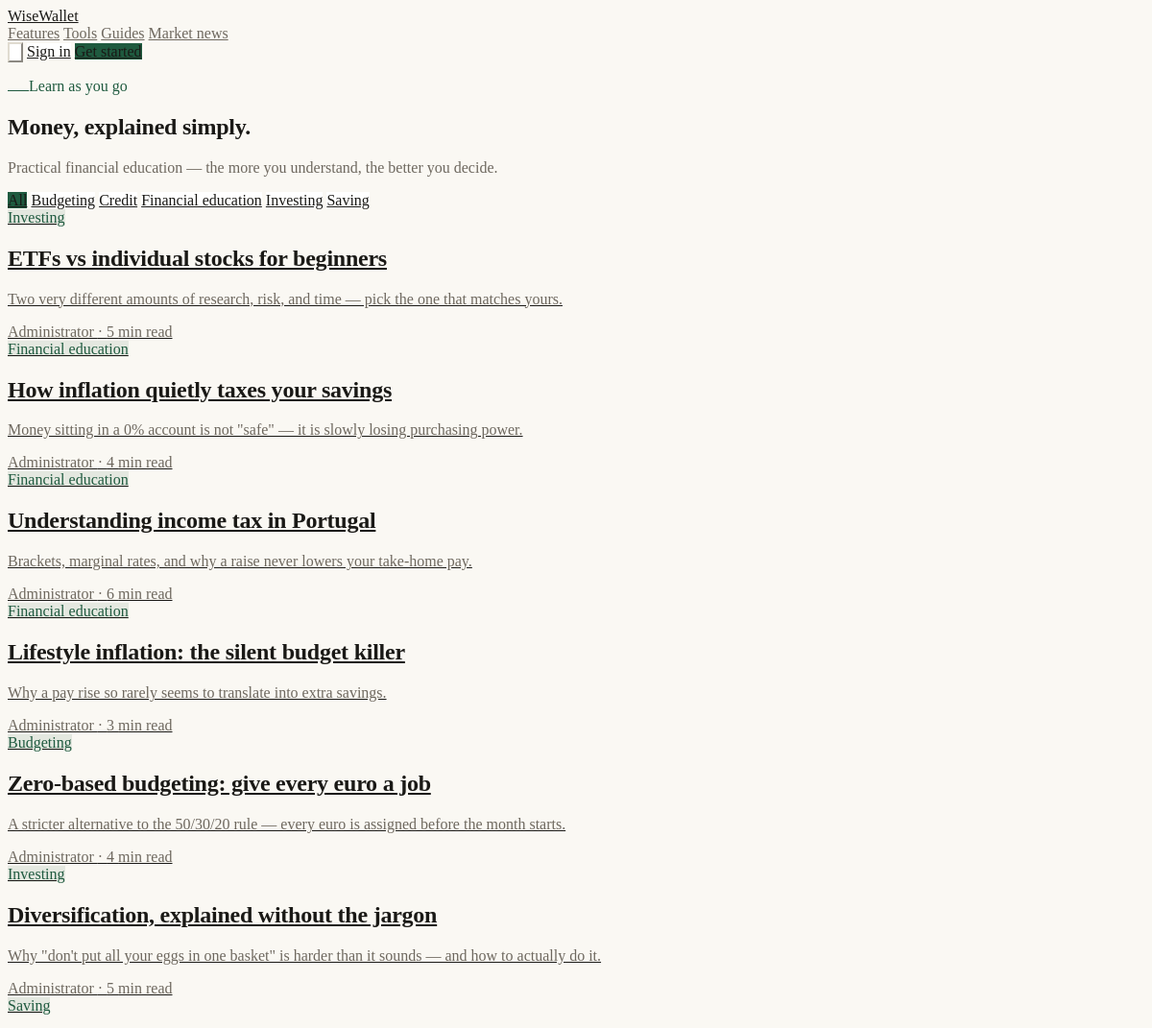
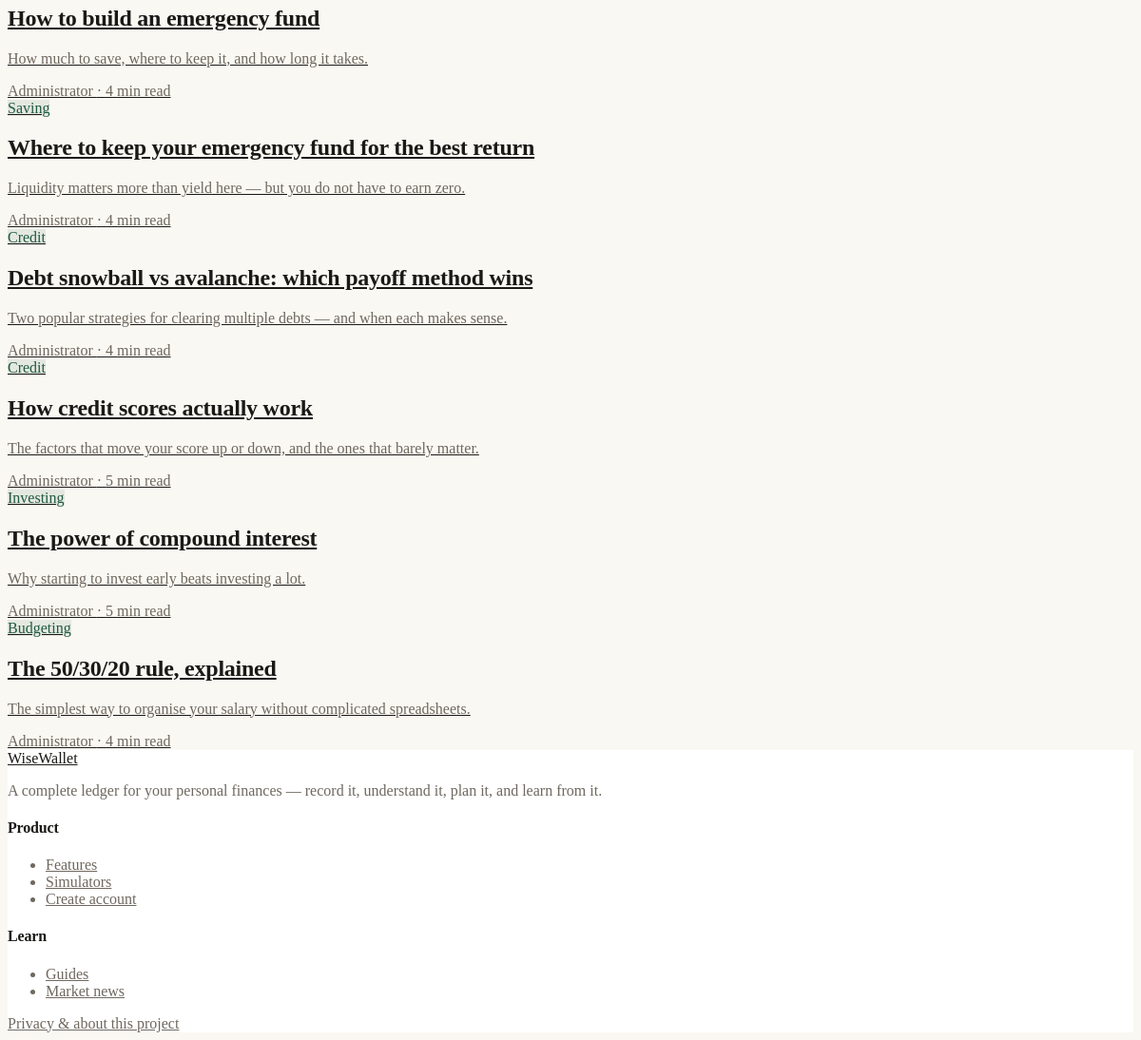
Page /blog on the committed database (2 pictures, top to bottom).
### tables this page shows
CREATE TABLE `article_categories` (
  `id`         INT UNSIGNED NOT NULL AUTO_INCREMENT,
  `name`       VARCHAR(80) NOT NULL,
  `slug`       VARCHAR(100) NOT NULL,
  `created_at` DATETIME NOT NULL DEFAULT CURRENT_TIMESTAMP,
  PRIMARY KEY (`id`),
  UNIQUE KEY `uq_artcat_slug` (`slug`)
);

CREATE TABLE `articles` (
  `id`               INT UNSIGNED NOT NULL AUTO_INCREMENT,
  `author_id`        INT UNSIGNED NULL,
  `category_id`      INT UNSIGNED NULL,
  `slug`             VARCHAR(190) NOT NULL,
  `title`            VARCHAR(200) NOT NULL,
  `excerpt`          VARCHAR(300) NOT NULL DEFAULT '',
  `body`             MEDIUMTEXT NOT NULL,
  `cover_image`      VARCHAR(255) NULL,
  `status`           ENUM('draft','published') NOT NULL DEFAULT 'published',
  `reading_minutes`  INT NOT NULL DEFAULT 5,
  `views`            INT NOT NULL DEFAULT 0,
  `published_at`     DATETIME NULL,
  `created_at`       DATETIME NOT NULL DEFAULT CURRENT_TIMESTAMP,
  `updated_at`       TIMESTAMP NOT NULL DEFAULT CURRENT_TIMESTAMP ON UPDATE CURRENT_TIMESTAMP,
  PRIMARY KEY (`id`),
  UNIQUE KEY `uq_articles_slug` (`slug`),
  KEY `idx_articles_status` (`status`,`published_at`),
  CONSTRAINT `fk_articles_author` FOREIGN KEY (`author_id`) REFERENCES `users`(`id`) ON DELETE SET NULL,
  CONSTRAINT `fk_articles_cat` FOREIGN KEY (`category_id`) REFERENCES `article_categories`(`id`) ON DELETE SET NULL
);

CREATE TABLE `users` (
  `id`            INT UNSIGNED NOT NULL AUTO_INCREMENT,
  `name`          VARCHAR(120) NOT NULL,
  `email`         VARCHAR(190) NOT NULL,
  `password_hash` VARCHAR(255) NOT NULL,
  `role`          ENUM('user','admin') NOT NULL DEFAULT 'user',
  `currency`      CHAR(3) NOT NULL DEFAULT 'EUR',
  `theme`         ENUM('dark','light') NOT NULL DEFAULT 'light',
  `privacy_mode`  TINYINT(1) NOT NULL DEFAULT 0,
  `email_notifications` TINYINT(1) NOT NULL DEFAULT 1,
  `points`        INT NOT NULL DEFAULT 0,
  `is_active`     TINYINT(1) NOT NULL DEFAULT 1,
  `last_login_at` DATETIME NULL,
  `totp_secret`   VARCHAR(64) NULL,
  `totp_enabled`  TINYINT(1) NOT NULL DEFAULT 0,
  `locked_until`  DATETIME NULL,
  `created_at`    DATETIME NOT NULL DEFAULT CURRENT_TIMESTAMP,
  `updated_at`    TIMESTAMP NOT NULL DEFAULT CURRENT_TIMESTAMP ON UPDATE CURRENT_TIMESTAMP,
  PRIMARY KEY (`id`),
  UNIQUE KEY `uq_users_email` (`email`)
);

### app/Security/Auth.php (called while the page is built, shortened)
<?php
final class Auth
{
    public static function check(): bool
    {
        return isset($_SESSION['user_id']);
    }
}

### app/helpers.php (called while the page is built, shortened)
<?php
function e($value): string
{
    return htmlspecialchars((string) ($value ?? ''), ENT_QUOTES | ENT_SUBSTITUTE, 'UTF-8');
}
function asset(string $path): string
{
    $full = WW_PUBLIC . $path;
    $v = is_file($full) ? (string) filemtime($full) : '2';
    return $path . '?v=' . $v;
}

### app/Database.php (called while the page is built, shortened)
<?php
final class Database
{
    private static ?PDO $pdo = null;
    public static function pdo(): PDO
    {
        if (self::$pdo instanceof PDO) {
            return self::$pdo;
        }
        $host = (string) ww_config('DB_HOST', '127.0.0.1');
        $port = (string) ww_config('DB_PORT', '3306');
        $name = (string) ww_config('DB_NAME', 'wisewallet');
        $user = (string) ww_config('DB_USER', 'root');
        $pass = (string) ww_config('DB_PASS', '');
        $dsn = "mysql:host={$host};port={$port};dbname={$name};charset=utf8mb4";
        try {
            self::$pdo = new PDO($dsn, $user, $pass, [
                PDO::ATTR_ERRMODE            => PDO::ERRMODE_EXCEPTION,
                PDO::ATTR_DEFAULT_FETCH_MODE => PDO::FETCH_ASSOC,
                PDO::ATTR_EMULATE_PREPARES   => false,
                PDO::ATTR_STRINGIFY_FETCHES  => false,
            ]);
        } catch (PDOException $e) {
            error_log('DB connection failed: ' . $e->getMessage());
            http_response_code(503);
            if (WW_DEBUG) {
                exit('Database connection failed: ' . htmlspecialchars($e->getMessage(), ENT_QUOTES));
            }
            exit('Service temporarily unavailable. Please try again later.');
        }
        return self::$pdo;
    }
    public static function all(string $sql, array $params = []): array
    {
        $stmt = self::pdo()->prepare($sql);
        $stmt->execute($params);
        return $stmt->fetchAll();
    }
}

### app/config.php (called while the page is built, shortened)
<?php
function ww_config(string $key, $default = null)
{
    $env = $GLOBALS['__ww_env'][$key] ?? getenv($key);
    if ($env === false || $env === null || $env === '') {
        return $default;
    }
    $lower = strtolower((string) $env);
    return $env;
}

### public/blog.php (the view, shortened to what this page needs)
<?php
$inApp = Auth::check();
$catSlug = trim($_GET['cat'] ?? '');
$params = [];
$sql = "SELECT a.*, ac.name cat_name, ac.slug cat_slug, u.name author
          FROM articles a
          LEFT JOIN article_categories ac ON ac.id = a.category_id
          LEFT JOIN users u ON u.id = a.author_id
         WHERE a.status='published'";
$sql .= " ORDER BY a.published_at DESC";
$articles = Database::all($sql, $params);
$cats = Database::all("SELECT * FROM article_categories ORDER BY name");
if ($inApp) {
    $title = 'Guides'; $nav = 'blog';
    require __DIR__ . '/../app/views/partials/app_head.php';
} else {
    $activeNav = 'blog';
    require __DIR__ . '/../app/views/partials/public_head.php';
}
?>
<section class="max-w-5xl mx-auto <?= $inApp ? '' : 'px-4 sm:px-6 py-14' ?>">
  <?php if (!$inApp): ?>
    <div class="mb-10">
      <p class="eyebrow mb-3">Learn as you go</p>
      <h1 class="font-display text-4xl font-semibold">Money, explained simply.</h1>
      <p class="text-soft mt-3 max-w-xl">Practical financial education — the more you understand, the better you decide.</p>
    </div>
  <?php endif; ?>
  <div class="flex flex-wrap gap-2 mb-6">
    <a href="/blog" class="btn-sm <?= $catSlug === '' ? 'btn-primary' : 'btn-ghost' ?>">All</a>
    <?php foreach ($cats as $c): ?>
      <a href="/blog?cat=<?= e($c['slug']) ?>" class="btn-sm <?= $catSlug === $c['slug'] ? 'btn-primary' : 'btn-ghost' ?>"><?= e($c['name']) ?></a>
    <?php endforeach; ?>
  </div>
  <div class="divide-y" style="border-color:rgb(var(--line))">
    <?php foreach ($articles as $a): ?>
      <a href="/article?slug=<?= e($a['slug']) ?>" class="grid sm:grid-cols-[1fr_auto] gap-2 sm:gap-8 py-6 group" style="border-color:rgb(var(--line))">
        <div>
          <div class="flex items-center gap-2 mb-1.5">
            <?php if ($a['cat_name']): ?><span class="badge-brand text-xs"><?= e($a['cat_name']) ?></span><?php endif; ?>
          </div>
          <h2 class="font-display text-xl font-semibold group-hover:text-accent"><?= e($a['title']) ?></h2>
          <p class="text-soft text-sm mt-1.5 max-w-2xl"><?= e($a['excerpt']) ?></p>
        </div>
        <div class="text-soft text-xs sm:text-right pt-1 whitespace-nowrap"><?= e($a['author'] ?? 'WiseWallet') ?> · <?= (int) $a['reading_minutes'] ?> min read</div>
      </a>
    <?php endforeach; ?>
  </div>
</section>
<?php
if ($inApp) { require __DIR__ . '/../app/views/partials/app_foot.php'; }
else { require __DIR__ . '/../app/views/partials/public_foot.php'; }

### app/views/partials/public_head.php (shortened to what this page needs)
<!DOCTYPE html>
<html lang="en">
<head>
<link rel="stylesheet" href="<?= asset('/assets/css/app.css') ?>">
</head>
<body>
<header class="sticky top-0 z-30 border-b" style="background:rgb(var(--paper));border-color:rgb(var(--line))">
  <div class="max-w-6xl mx-auto px-4 sm:px-6 h-16 flex items-center gap-5">
    <a href="/" class="flex items-center gap-2.5">
      <span class="font-display text-lg font-semibold">WiseWallet</span>
    </a>
    <nav class="hidden md:flex items-center gap-5 ml-4 text-sm text-soft">
      <a href="/#features" class="hover:text-[rgb(var(--ink))]">Features</a>
      <a href="/#tools" class="hover:text-[rgb(var(--ink))]">Tools</a>
      <a href="/blog" class="hover:text-[rgb(var(--ink))]<?= ($activeNav ?? '')==='blog'?' text-[rgb(var(--ink))] font-medium':'' ?>">Guides</a>
      <a href="/news" class="hover:text-[rgb(var(--ink))]<?= ($activeNav ?? '')==='news'?' text-[rgb(var(--ink))] font-medium':'' ?>">Market news</a>
    </nav>
    <button data-theme-toggle class="btn-ghost btn-sm p-2" title="Toggle theme" aria-label="Toggle theme"><span data-icon="sun"><?= icon('sun', 'w-4 h-4') ?></span><span data-icon="moon"><?= icon('moon', 'w-4 h-4') ?></span></button>
    <?php if (Auth::check()): ?>
      <a href="/dashboard" class="btn-primary btn-sm">Open app</a>
    <?php else: ?>
      <a href="/login" class="btn-ghost btn-sm">Sign in</a>
      <a href="/register" class="btn-primary btn-sm">Get started</a>
    <?php endif; ?>
  </div>
</header>
<main>

### app/views/partials/public_foot.php (shortened to what this page needs)
</main>
<footer class="border-t mt-24" style="border-color:rgb(var(--line));background:rgb(var(--surface))">
  <div class="max-w-6xl mx-auto px-4 sm:px-6 py-12 grid gap-8 md:grid-cols-4">
    <div class="md:col-span-2">
      <a href="/" class="flex items-center gap-2.5 mb-3"><span class="font-display text-lg font-semibold">WiseWallet</span></a>
      <p class="text-soft text-sm max-w-sm">A complete ledger for your personal finances — record it, understand it, plan it, and learn from it.</p>
    </div>
    <div>
      <h4 class="font-semibold mb-3 text-sm">Product</h4>
      <ul class="space-y-2 text-sm text-soft">
        <li><a href="/#features" class="hover:text-[rgb(var(--ink))]">Features</a></li>
        <li><a href="/#tools" class="hover:text-[rgb(var(--ink))]">Simulators</a></li>
        <li><a href="/register" class="hover:text-[rgb(var(--ink))]">Create account</a></li>
      </ul>
    </div>
    <div>
      <h4 class="font-semibold mb-3 text-sm">Learn</h4>
      <ul class="space-y-2 text-sm text-soft">
        <li><a href="/blog" class="hover:text-[rgb(var(--ink))]">Guides</a></li>
        <li><a href="/news" class="hover:text-[rgb(var(--ink))]">Market news</a></li>
      </ul>
    </div>
  </div>
  <div class="border-t py-5 text-center text-xs text-soft" style="border-color:rgb(var(--line))">
    <a href="/privacy" class="hover:text-[rgb(var(--ink))]">Privacy &amp; about this project</a>
  </div>
</footer>
</body>
</html>

### src/css/app.css (style rules this page uses)
:root { --paper: 250 248 243; --surface: 255 255 255; --surface-2: 244 241 234; --ink: 26 25 22; --ink-soft: 110 104 95; --line: 224 219 208; --accent: 31 90 63; --pos: 31 110 76; --neg: 165 58 42; --warn: 150 110 36; }

### rows in the picture
article_categories: name "Budgeting"
article_categories: name "Credit"
article_categories: name "Financial education"
article_categories: name "Investing"
article_categories: name "Saving"
articles: category.name "Investing", title "ETFs vs individual stocks for beginners", excerpt "Two very different amounts of research, risk, and time — pick the one that matches yours.", author.name "Administrator", reading_minutes "5"
articles: category.name "Financial education", title "How inflation quietly taxes your savings", excerpt "Money sitting in a 0% account is not \"safe\" — it is slowly losing purchasing power.", author.name "Administrator", reading_minutes "4"
articles: category.name "Financial education", title "Understanding income tax in Portugal", excerpt "Brackets, marginal rates, and why a raise never lowers your take-home pay.", author.name "Administrator", reading_minutes "6"
articles: category.name "Financial education", title "Lifestyle inflation: the silent budget killer", excerpt "Why a pay rise so rarely seems to translate into extra savings.", author.name "Administrator", reading_minutes "3"
articles: category.name "Budgeting", title "Zero-based budgeting: give every euro a job", excerpt "A stricter alternative to the 50/30/20 rule — every euro is assigned before the month starts.", author.name "Administrator", reading_minutes "4"
articles: category.name "Investing", title "Diversification, explained without the jargon", excerpt "Why \"don't put all your eggs in one basket\" is harder than it sounds — and how to actually do it.", author.name "Administrator", reading_minutes "5"
articles: category.name "Saving", title "How to build an emergency fund", excerpt "How much to save, where to keep it, and how long it takes.", author.name "Administrator", reading_minutes "4"
articles: category.name "Saving", title "Where to keep your emergency fund for the best return", excerpt "Liquidity matters more than yield here — but you do not have to earn zero.", author.name "Administrator", reading_minutes "4"
articles: category.name "Credit", title "Debt snowball vs avalanche: which payoff method wins", excerpt "Two popular strategies for clearing multiple debts — and when each makes sense.", author.name "Administrator", reading_minutes "4"
articles: category.name "Credit", title "How credit scores actually work", excerpt "The factors that move your score up or down, and the ones that barely matter.", author.name "Administrator", reading_minutes "5"
articles: category.name "Investing", title "The power of compound interest", excerpt "Why starting to invest early beats investing a lot.", author.name "Administrator", reading_minutes "5"
articles: category.name "Budgeting", title "The 50/30/20 rule, explained", excerpt "The simplest way to organise your salary without complicated spreadsheets.", author.name "Administrator", reading_minutes "4"
